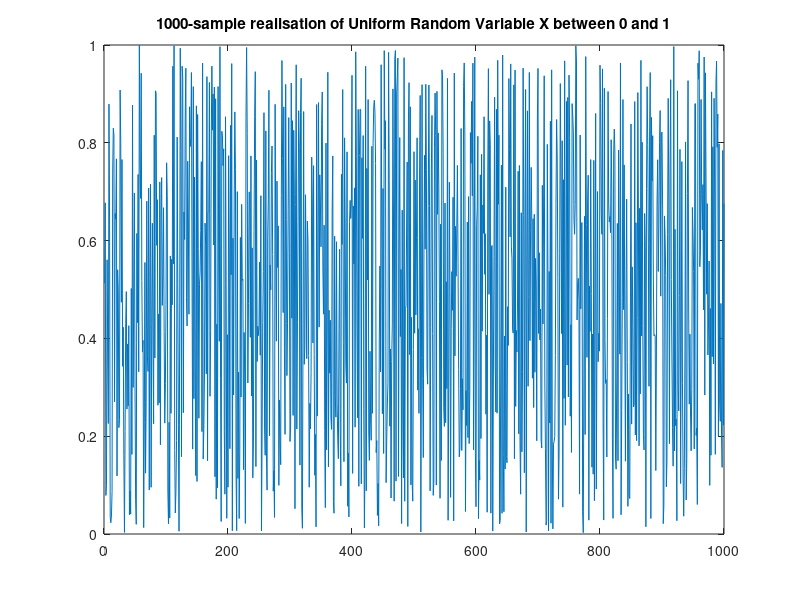
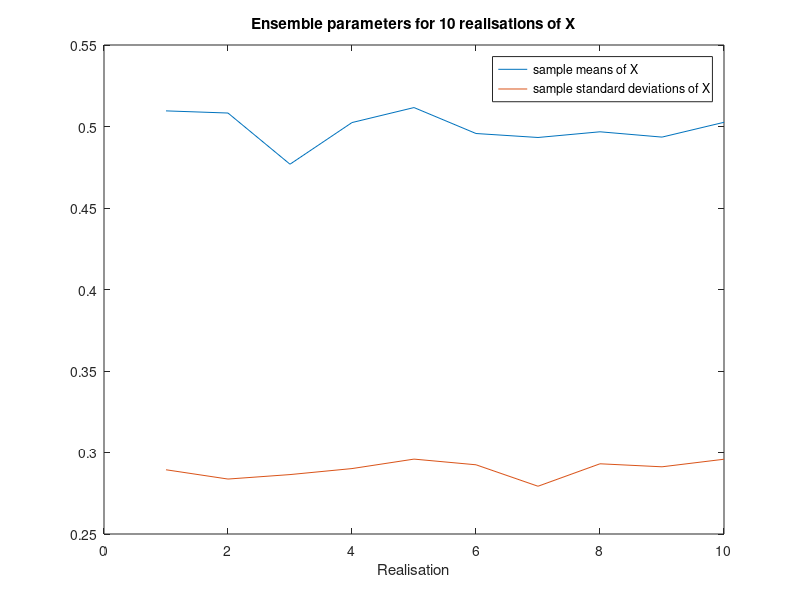
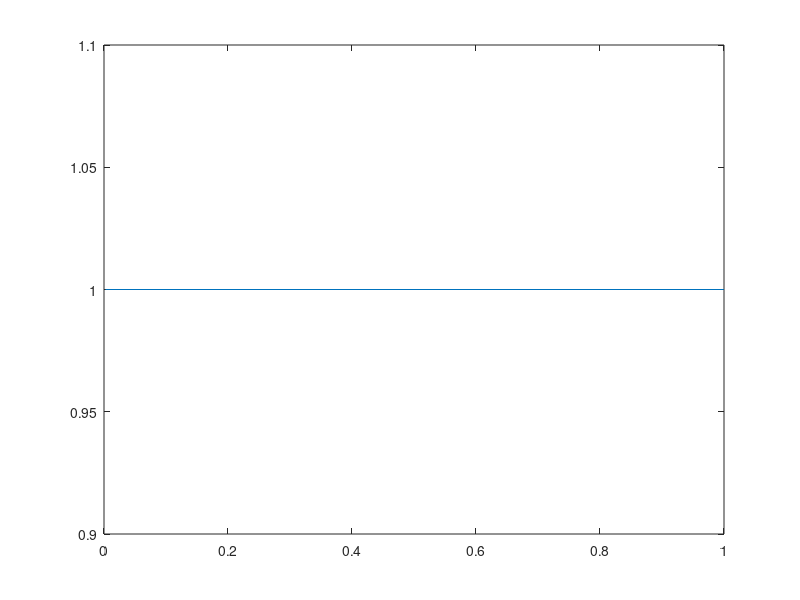

Here is the MATLAB script that generated these plots, in order: (Note: this script raises an error after producing the figures.)
%%Set-up
x = rand(1000,1);
figure %Part 1 Figure 1
plot(x)
hold off
title('1000-sample realisation of Uniform Random Variable X between 0 and 1')

%%Part 1
theoreticalMeanX = 0.5*(0+1)
sampleMeanX = mean(x)
differenceMeanX = abs(theoreticalMeanX - sampleMeanX) %accuracy sample mean

%%Part 2
theoreticalStandardDevX = (1-0)/sqrt(12)
sampleStandardDevX = std(x)
differenceStandardDevX = abs(theoreticalStandardDevX - sampleStandardDevX)

%%Part 3
ensembleX10 = rand(1000,10);
meanRealisationsX = mean(ensembleX10,1)
standardDevRealisationsX = std(ensembleX10,1)
biasMeanX = theoreticalMeanX - meanRealisationsX
biasStandardDevX = theoreticalStandardDevX - standardDevRealisationsX
figure %Part 1 Figure 2
plot(meanRealisationsX)
hold on
plot(standardDevRealisationsX)
hold off
title('Ensemble parameters for 10 realisations of X')
legend('sample means of X', 'sample standard deviations of X')
xlabel('Realisation')

%%Part 4
figure %Part 1 Figure 3
theoreticalpdfX = unifpdf(x,0,1);
plot(x,theoreticalpdfX)
hold on
histogram(x,'Normalization','pdf'); 
hold off
title('Estimate vs Theoretical pdf of X')
legend('Theoretical pdf of X', 'Normalised histogram of x')

%%Part 5
y = randn(1000,1);
Y=randn;
figure %Part 1 Figure 4
plot(y)
hold off
title('1000-sample realisation of Gaussian Random Variable Y of mean 0 and standard deviation 1')
%%Part 5.1
theoreticalMeanY = 0
sampleMeanY = mean(y)
differenceMeanY = abs(theoreticalMeanY - sampleMeanY) %accuracy sample mean
%%Part 5.2
theoreticalStandardDevY = 1
sampleStandardDevY = std(y)
differenceStandardDevY = abs(theoreticalStandardDevY - sampleStandardDevY)
%%Part 5.3
ensembleY10 = randn(1000,10);
meanRealisationsY = mean(ensembleY10,1)
standardDevRealisationsY = std(ensembleY10,1)
biasMeanY = theoreticalMeanY - meanRealisationsY
biasStandardDevY = theoreticalStandardDevY - standardDevRealisationsY
figure %Part 1 Figure 5
plot(meanRealisationsY)
hold on
plot(standardDevRealisationsY)
hold off
title('Ensemble parameters for 10 realisations of Y')
legend('sample means of Y', 'sample standard deviations of Y')
xlabel('Realisation')
%%Part 5.4
figure %Part 1 Figure 6
theoreticalpdfY = normpdf(y,0,1);
plot(y,theoreticalpdfY,'.')
hold on
histogram(y,'Normalization','pdf'); 
hold off
title('Estimate vs Theoretical pdf of Y')
legend('Theoretical pdf of Y', 'Normalised histogram of y')

